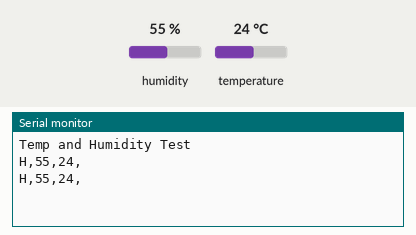
Recording of a sketch running on a simulated Arduino Uno, built with avr-gcc and run on an emulated ATmega328P. Parts: the last lines printed to the serial monitor. Wiring (inferred from the names in the program): DHT11 sensor: data pin 2. The inputs (shaded band) are chosen by the test bench; at power-on: humidity 55 %, temperature 24 °C.

Above: at 4.3 s.
4.4 s: humidity set to 22 %
At 8.0 s:
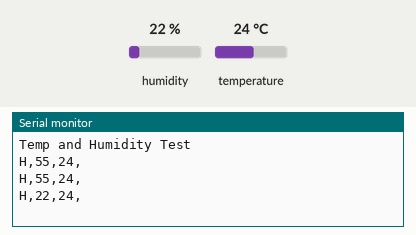
8.6 s: temperature set to 12 °C
At 10.8 s:
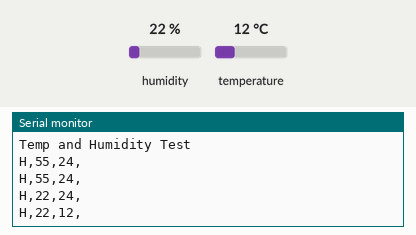
12.8 s: humidity set to 40 %
At 14.8 s:
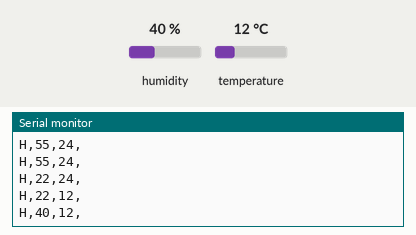
Timing chart, 0 to 16.3 s (numbered marks = the images above; inputs shaded):
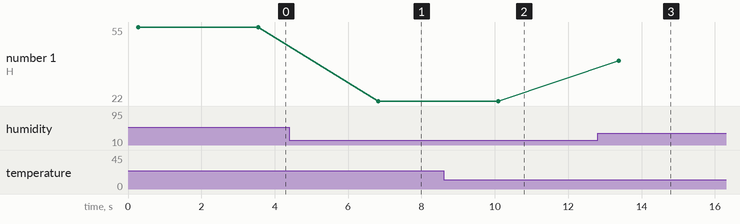

The sketch:

TempAndHumidity.ino
```cpp
//TempAndHumidity, Sensing by Pin8
#include "DHT.h"
#define DHTPIN 2
#define DHTTYPE DHT11   // DHT 11
//int DHpin = 8;
DHT dht(DHTPIN, DHTTYPE);// Initialize DHT sensor.
void setup()
{
  Serial.begin(9600);
  dht.begin();
  Serial.println("Temp and Humidity Test");

}
void loop()
{
  float h = dht.readHumidity();
  float t = dht.readTemperature();
  if (isnan(h) || isnan(t) ) {
    Serial.println("Failed to read from DHT sensor!");
    return;
  }
  else {
    Serial.print('H');
    Serial.print(',');
    Serial.print(int(h)); //顯示濕度的整數位元；
    Serial.print(',');
    Serial.print(int(t)); //顯示溫度的整數位元；
    Serial.println(',');

  }
  delay(3000);
}
```

Measured:
- after the input at 4.4 s, the serial monitor: prints a new line after 2.4 s (image 1)
- after the input at 8.6 s, the serial monitor: prints a new line after 1.5 s (image 2)
- after the input at 12.8 s, the serial monitor: prints a new line after 0.57 s (image 3)
- plotted number 1: 55 → 22 after the input at 4.4 s, 22 → 40 after the input at 12.8 s
